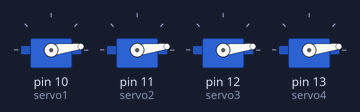
The sketch below on a simulated Arduino Uno, built with avr-gcc and run on an emulated ATmega328P. On the bench: 4 × servo. At 3.8 s the program stops and its outputs stay as they are.

Above: at 0.05 s.
At 0.45 s:
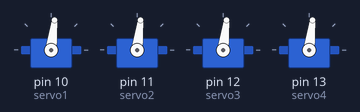
At 0.9 s:
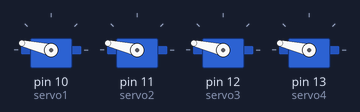
At 1.1 s:
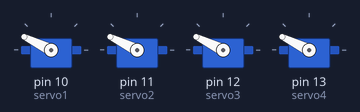
At 1.35 s:
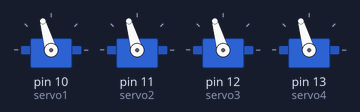
At 1.8 s:
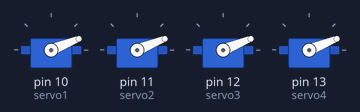
Timing chart, 0 to 4.4 s (numbered marks = the images above):
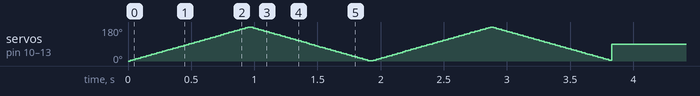

The sketch:

task2.ino
```cpp
#include <Servo.h>

Servo servo1;
Servo servo2;
Servo servo3;
Servo servo4;

int pos = 0;

void setup() {
  servo1.attach(10); // Pin for Servo 1
  servo2.attach(11);  // Pin for Servo 2
  servo3.attach(12);  // Pin for Servo 3
  servo4.attach(13);  // Pin for Servo 4
}

void loop() {
  unsigned long startTime = millis();

  // Sweep all servos for 2 seconds
  while (millis() - startTime < 2000) {
    for (pos = 0; pos <= 180; pos += 1) {
      servo1.write(pos);
      servo2.write(pos);
      servo3.write(pos);
      servo4.write(pos);
      delay(5);
    }
    for (pos = 180; pos >= 0; pos -= 1) {
      servo1.write(pos);
      servo2.write(pos);
      servo3.write(pos);
      servo4.write(pos);
      delay(5);
    }
  }

  // Set all servos to 90 degrees and stop further movement
  servo1.write(90);
  servo2.write(90);
  servo3.write(90);
  servo4.write(90);

  while (true); // Infinite loop to hold position
}
```
